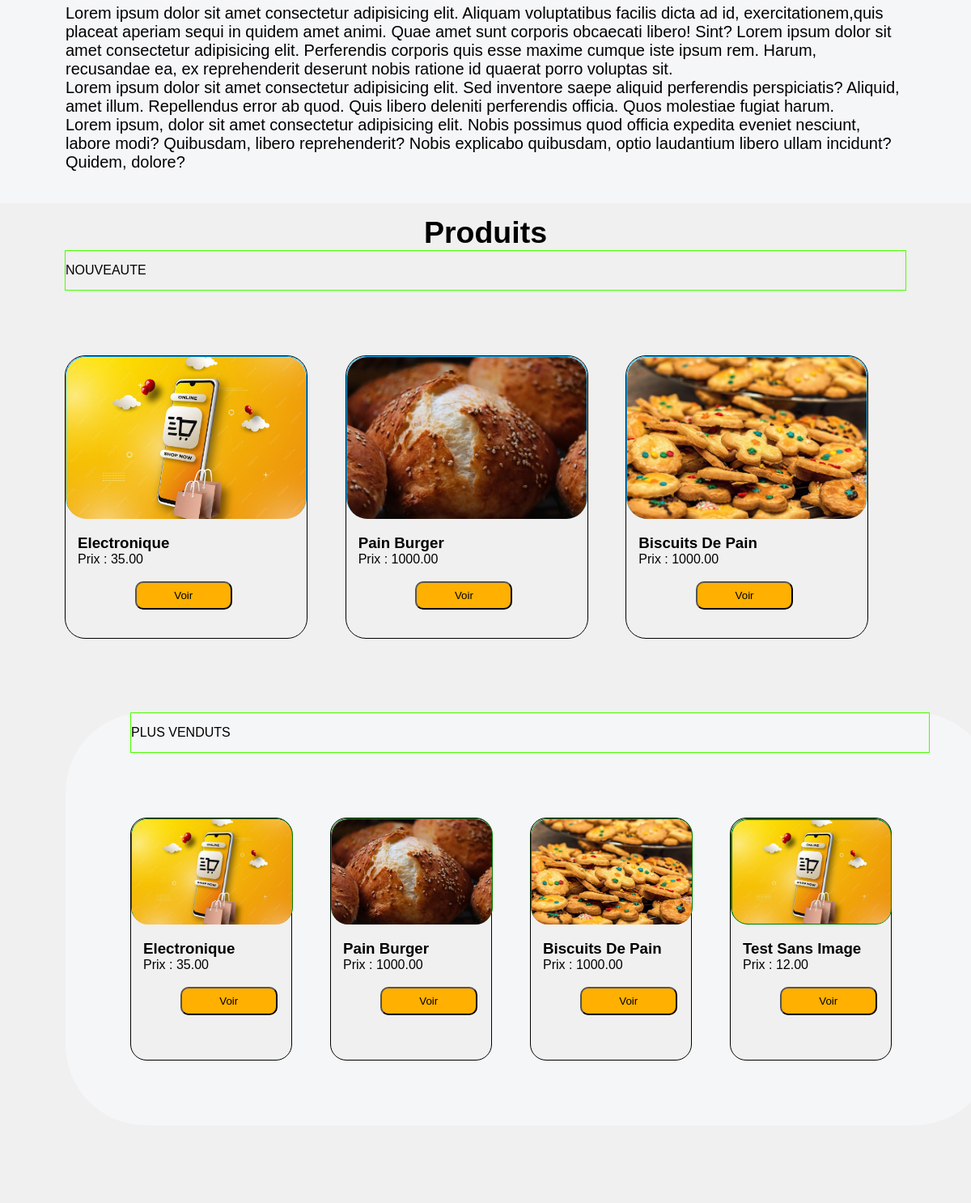
Page /list-product/ (middle part) on the earlier database version.
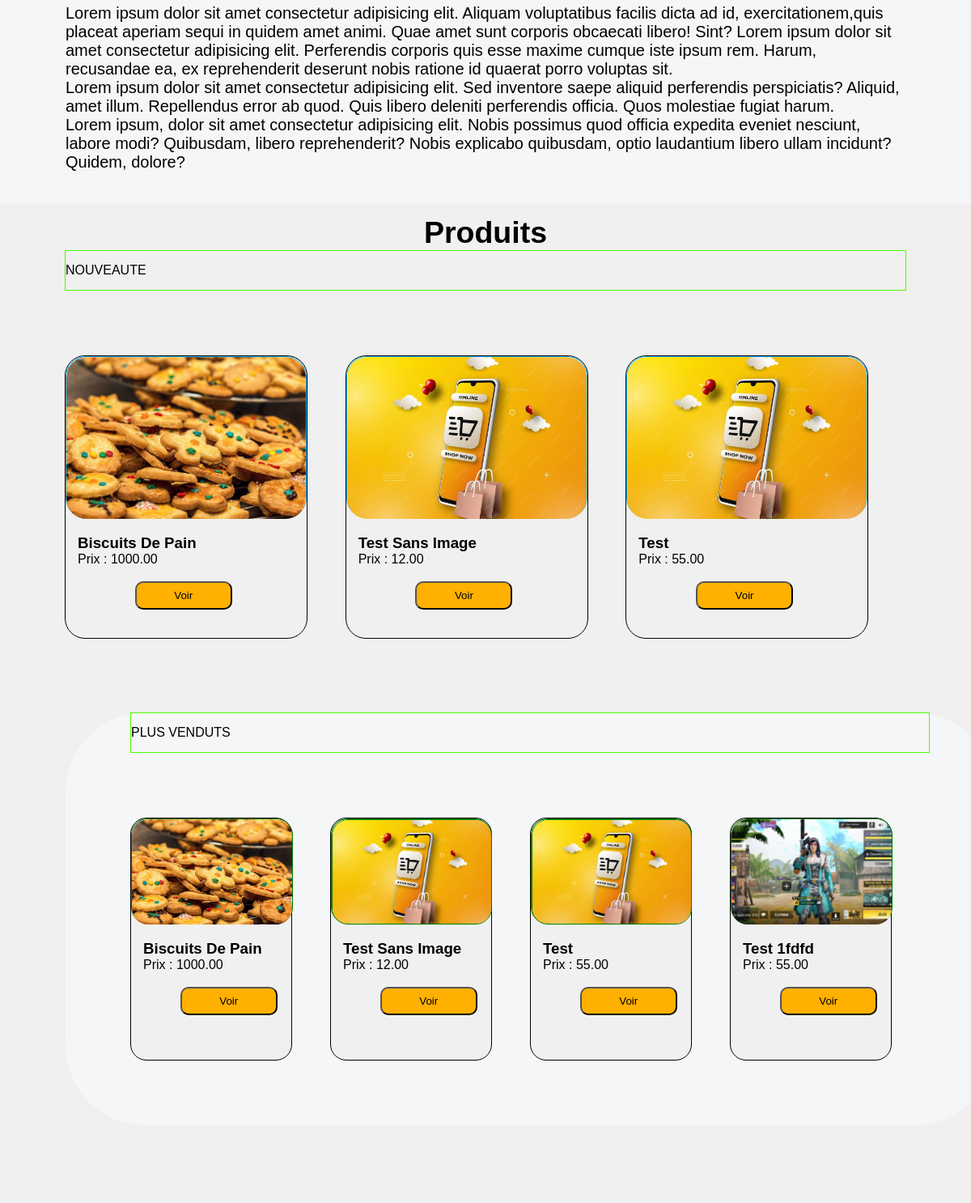
Same page on the later database version.
### siteweb/models.py (models this page shows, shortened)
class Products(models.Model):
    author = models.ForeignKey(get_user_model(), on_delete=models.CASCADE)
    category = models.ForeignKey(Category, on_delete=models.SET_NULL, null=True, blank=True)
    name = models.CharField(max_length=100)
    description = models.TextField(max_length=300)
    price = models.DecimalField(max_digits=10, decimal_places=2)
    stock = models.PositiveIntegerField()
    slug = models.CharField(max_length=100, unique=True, blank=True)
    status = models.BooleanField(default=True)
    date_on = models.DateTimeField(auto_now_add=True)
    image = models.ImageField(upload_to='products', blank=True, null=True)

### siteweb/views.py (the view)
# urls.py: path('list-product/', ListProductsView.as_view(), name='list-product'),
class ListProductsView(ListView):
    template_name = 'siteweb/listProducts.html'
    model = Products
    context_object_name = 'products'
    def get_queryset(self):
        return Products.objects.filter(status=True)

### siteweb/templates/siteweb/listProducts.html (shortened to what this page needs)
{% extends 'index1.html' %}
{% load static %}
{% block header %}
<link rel="stylesheet" href="{% static 'siteweb/css/accueil.css' %}">
{% endblock %}
{% block container %}
<div class="apropos">
    <div class="apropos-text">
        <p>Lorem ipsum dolor sit amet consectetur adipisicing elit. Aliquam voluptatibus facilis dicta ad id,
            exercitationem,quis placeat aperiam sequi in quidem amet animi. Quae amet sunt corporis obcaecati libero!
            Sint? Lorem ipsum dolor sit amet consectetur adipisicing elit. Perferendis corporis quis esse maxime cumque
            iste ipsum rem. Harum, recusandae ea, ex reprehenderit deserunt nobis ratione id quaerat porro voluptas sit.
        </p>
        <p>Lorem ipsum dolor sit amet consectetur adipisicing elit. Sed inventore saepe aliquid perferendis
            perspiciatis? Aliquid, amet illum. Repellendus error ab quod. Quis libero deleniti perferendis officia. Quos
            molestiae fugiat harum.</p>
        <p>Lorem ipsum, dolor sit amet consectetur adipisicing elit. Nobis possimus quod officia expedita eveniet
            nesciunt, labore modi? Quibusdam, libero reprehenderit? Nobis explicabo quibusdam, optio laudantium libero
            ullam incidunt? Quidem, dolore?</p>
    </div>
</div>
</div>
<div class="service">
    <div class="service-title apropos-title">
        <h2 id="debut">Produits</h2>
    </div>
    <p id="nouveauté">
        NOUVEAUTE
    </p>
    <div class="product-container">
        {% if products %}
        {% for product in products|slice:":3" %}
        <article>
            <a href="{% url 'detail-product' slug=product.slug %}">
                {% if product.image %}
                <div class="image-carte">
                    <img src="{{ product.image.url }}" alt="image">
                </div>
                {% else %}
                <div class="image-carte">
                    <img src="{% static 'siteweb/images/image.png' %}" alt="image">
                </div>
                {% endif %}
            </a>
            <h3 style="margin-top: 20px; margin-left: 15px;">{{product.name}}</h3>
            <p>
                Prix : {{product.price}}<br><br>
                <a href="{% url 'detail-product' slug=product.slug %}"><button type="button">Voir</button></a>
            </p>
        </article>
        {% endfor %}
        {% endif %}
    </div>
    <div class="product-container-best-con">
        <p id="nouveauté">
            PLUS VENDUTS
        </p>
        <div class="product-container-best">
            {% if products %}
            {% for product in products|slice:":4" %}
            <article id="article">
                <a href="{% url 'detail-product' slug=product.slug %}">
                    {% if product.image %}
                    <div class="image-carte" id="image-carte">
                        <img src="{{ product.image.url }}" alt="image">
                    </div>
                    {% else %}
                    <div class="image-carte" id="image-carte-else">
                        <img src="{% static 'siteweb/images/image.png' %}" alt="image">
                    </div>
                    {% endif %}
                </a>
                <h3 style="margin-top: 20px; margin-left: 15px;">{{product.name}}</h3>
                <p>
                    Prix : {{product.price}}<br><br>
                    <a href="{% url 'detail-product' slug=product.slug %}"><button type="button">Voir</button></a>
                </p>
            </article>
            {% endfor %}
            {% endif %}
        </div>
    </div>
</div>
{% endblock %}

Differences in the rows shown:
removed Products: image (picture), name "Electronique", price "35.00"
removed Products: image (picture), name "Pain Burger", price "1000.00"
now on one of the page's lists (row unchanged): Products: name "Test Sans Image", price "12.00"
now on this page (row unchanged): Products: name "Test", price "55.00"
now on this page (row unchanged): Products: image (picture), name "Test 1fdfd", price "55.00"
